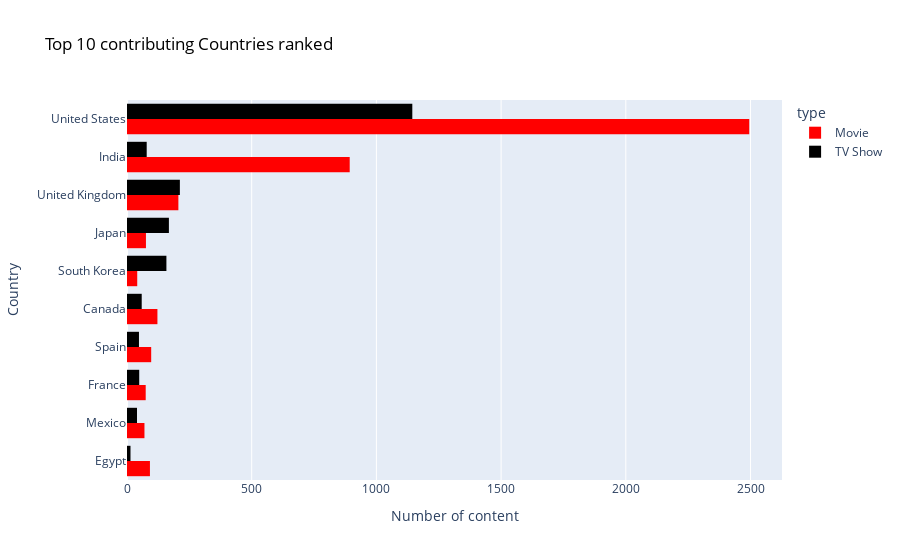

Notebook code for this chart:
### Markdown cell above
# Top 10 contributing countries

### Code cell
# Filtering our data by getting the top 10 contributing countries and putting it in a separte df
top10 = df['country'].value_counts().nlargest(10).index
top10df = df[df['country'].isin(top10)]
plot = px.histogram(top10df, y='country', color='type', orientation='h', 
color_discrete_map= {"Movie" : 'red', "TV Show" : "black"},
title="Top 10 contributing Countries ranked", barmode='group')
plot.update_layout(title_font_color='#000000', xaxis_title='Number of content')
plot.update_yaxes(categoryorder="total ascending", title='Country')
plot.show()

### Figure 1 — Plotly figure (JSON) as saved in the notebook; plotly's stock layout.template omitted (floating-point values rounded to 4 significant figures; data arrays with more than 128 entries replaced by an {"elided": "..."} marker saying what was removed)
{"data": [{"alignmentgroup": "True", "bingroup": "y", "hovertemplate": "type=Movie<br>count=%{x}<br>country=%{y}<extra></extra>", "legendgroup": "Movie", "marker": {"color": "red", "pattern": {"shape": ""}}, "name": "Movie", "offsetgroup": "Movie", "orientation": "h", "showlegend": true, "type": "histogram", "xaxis": "x", "y": {"elided": "4167 str values"}, "yaxis": "y"}, {"alignmentgroup": "True", "bingroup": "y", "hovertemplate": "type=TV Show<br>count=%{x}<br>country=%{y}<extra></extra>", "legendgroup": "TV Show", "marker": {"color": "black", "pattern": {"shape": ""}}, "name": "TV Show", "offsetgroup": "TV Show", "orientation": "h", "showlegend": true, "type": "histogram", "xaxis": "x", "y": {"elided": "1971 str values"}, "yaxis": "y"}], "layout": {"barmode": "group", "legend": {"title": {"text": "type"}, "tracegroupgap": 0}, "title": {"font": {"color": "#000000"}, "text": "Top 10 contributing Countries ranked"}, "xaxis": {"anchor": "y", "domain": [0, 1], "title": {"text": "Number of content"}}, "yaxis": {"anchor": "x", "categoryorder": "total ascending", "domain": [0, 1], "title": {"text": "Country"}}}}
